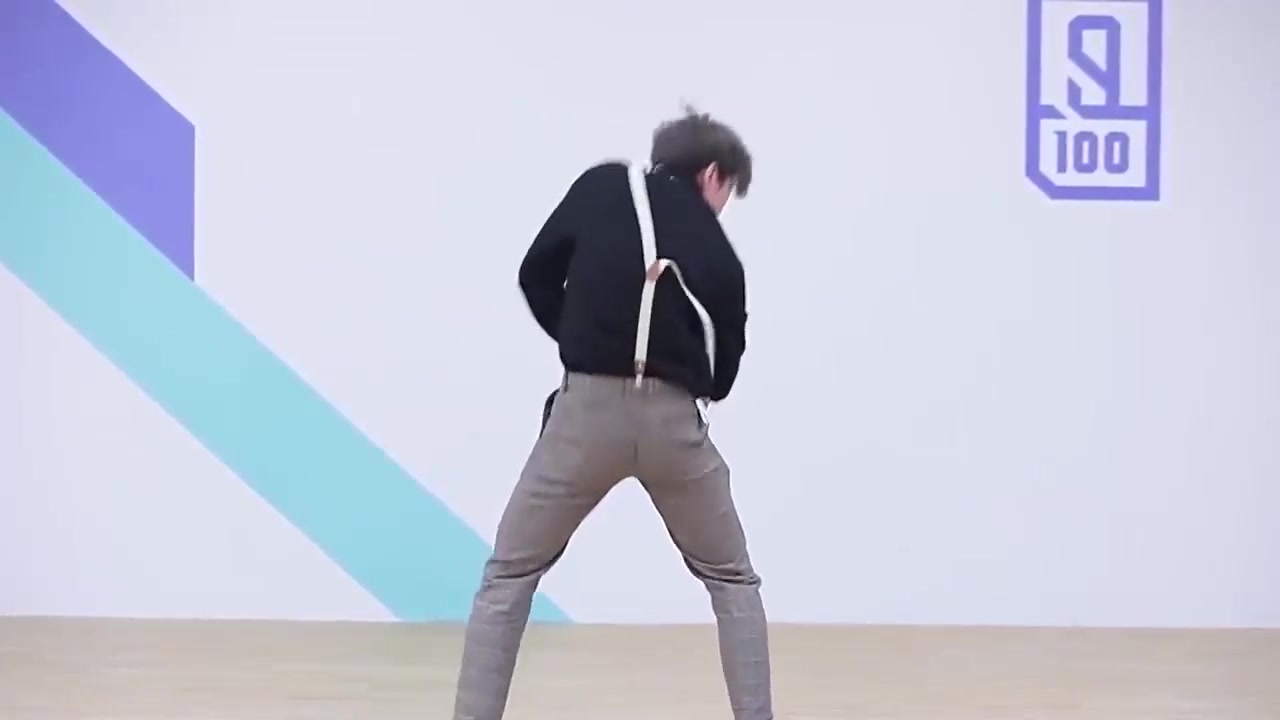
#> input picture image.jpg, 1280 x 720 px
$ python bianyuandian.py
#> lines starting #> are read from the running program, lines starting #| are printed output that depends on the picture
import cv2

# 读取图像并转为灰度图像
img = cv2.imread('image.jpg')
#> img is the input picture: shape (720, 1280, 3); mean B, G, R 216.8, 200.8, 197
gray = cv2.cvtColor(img, cv2.COLOR_BGR2GRAY)
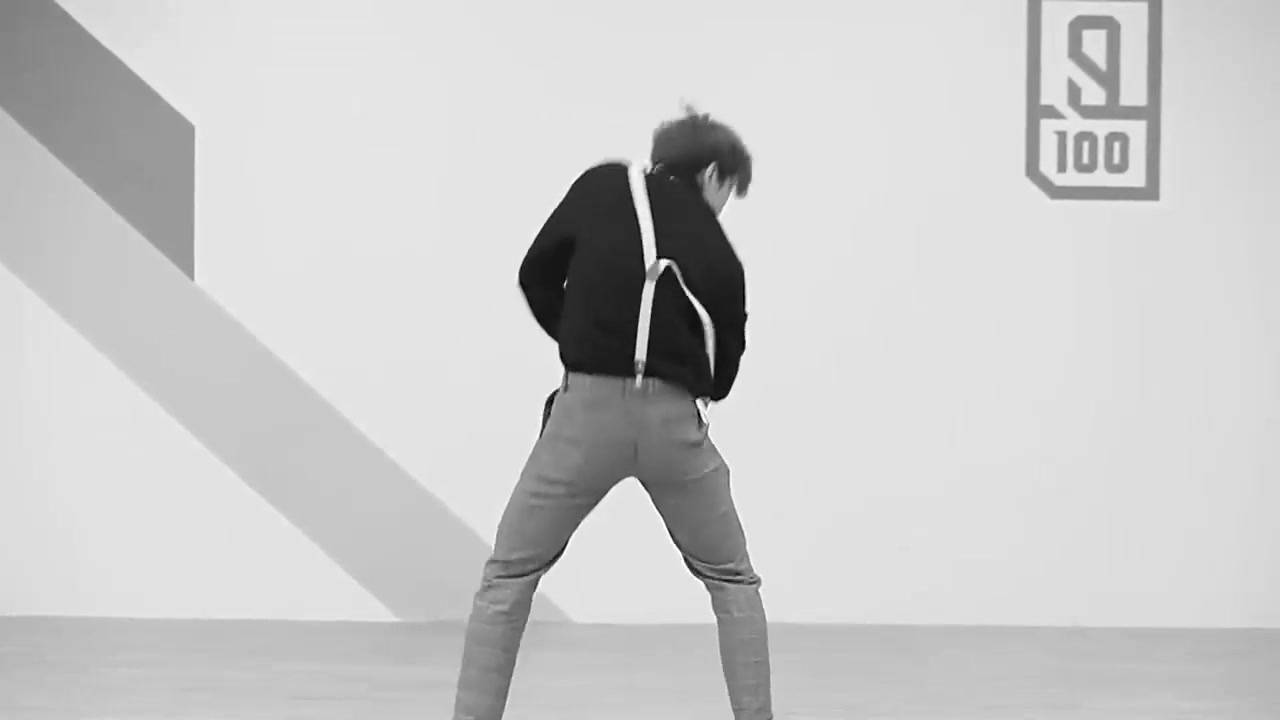
#> gray: shape (720, 1280); min 1, max 254, mean 201.6

# 边缘检测
edges = cv2.Canny(gray, 100, 200)
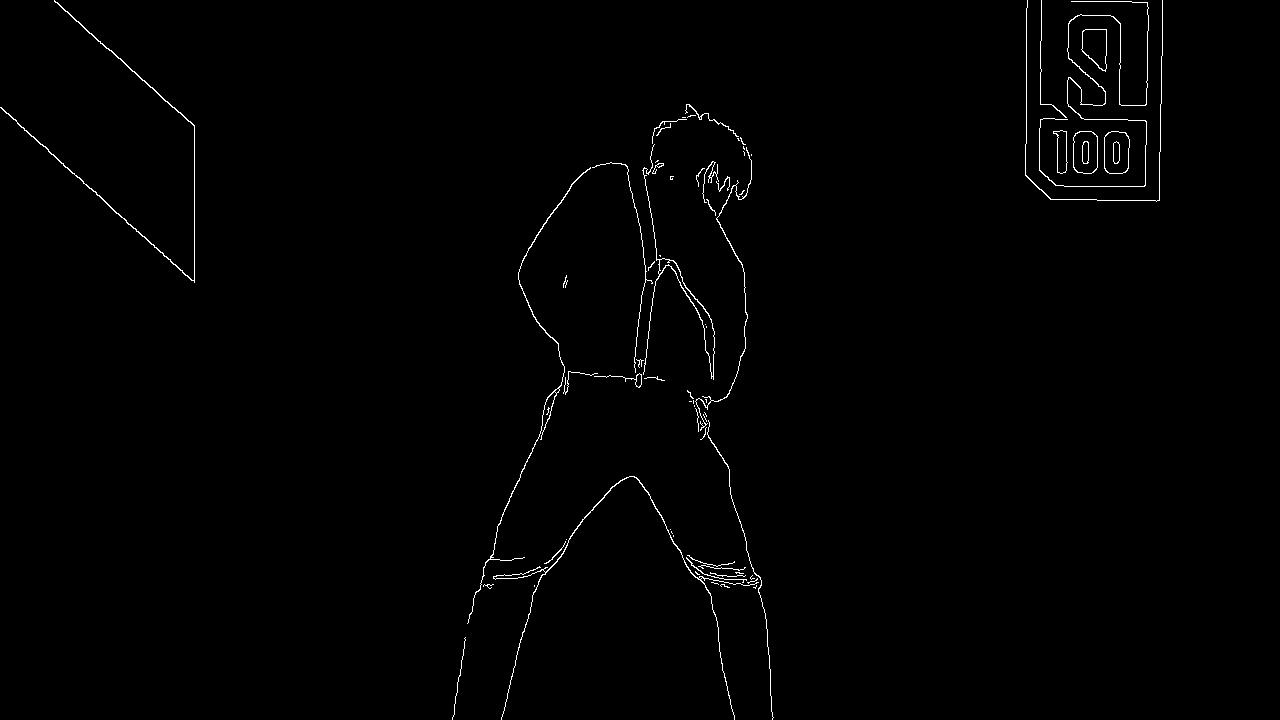
#> edges: shape (720, 1280); 0.81% white in thin lines or dots

# 二值化处理
ret, binary = cv2.threshold(edges, 127, 255, cv2.THRESH_BINARY)

# 统计像素点数量
edge_pixel_count = cv2.countNonZero(binary)
#> edge_pixel_count = 7489
total_pixel_count = binary.shape[0] * binary.shape[1]
#> total_pixel_count = 921600

# 计算边缘点占比
edge_ratio = edge_pixel_count / total_pixel_count
#> edge_ratio = 0.00813

print("边缘点占比: {:.2%}".format(edge_ratio))
#| 边缘点占比: 0.81%
